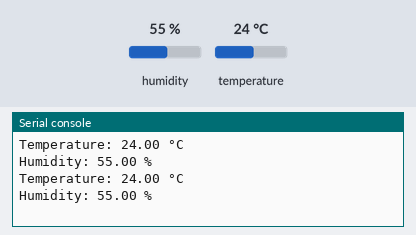
A program run on a simulated MicroPython board. On the bench: the last lines printed to the serial console. The inputs (shaded band) are chosen by the test bench; at power-on: humidity 55 %, temperature 24 °C.

Above: at 1.2 s.
1.3 s: humidity set to 22 %
At 2.6 s:
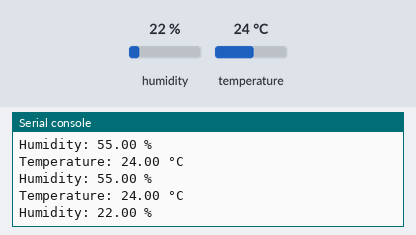
2.8 s: temperature set to 12 °C
At 3.9 s:
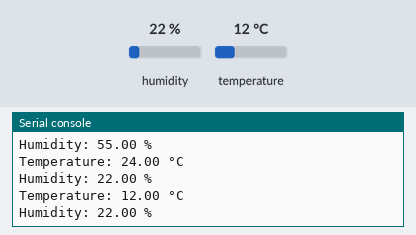
4.3 s: humidity set to 40 %
At 5.9 s:
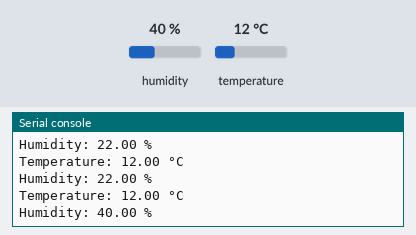
Timing chart, 0 to 7.4 s (numbered marks = the images above; inputs shaded):
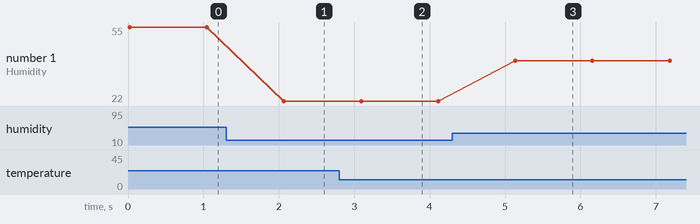

The program:

dht_11_read.py
```python
import machine
import dht
import time

dht_pin = machine.Pin(1) # GPIO 1 (i.e. pin 2)
dht_sensor = dht.DHT11(dht_pin)

while True:
    try:
        dht_sensor.measure()

        temperature_celsius = dht_sensor.temperature()
        humidity_percent = dht_sensor.humidity()

        print("Temperature: {:.2f} °C".format(temperature_celsius))
        print("Humidity: {:.2f} %".format(humidity_percent))

    except KeyboardInterrupt:
            break

    except Exception as e:
        print("Error reading DHT11:", str(e))

    time.sleep(1)

print("*** DHT11 Off ***")
```

Measured:
- after the input at 1.3 s, the serial console: prints a new line after 0.77 s (image 1)
- after the input at 2.8 s, the serial console: prints a new line after 0.29 s (image 2)
- after the input at 4.3 s, the serial console: prints a new line after 0.84 s (image 3)
- plotted number 1: 55 → 22 after the input at 1.3 s, 22 → 40 after the input at 4.3 s
